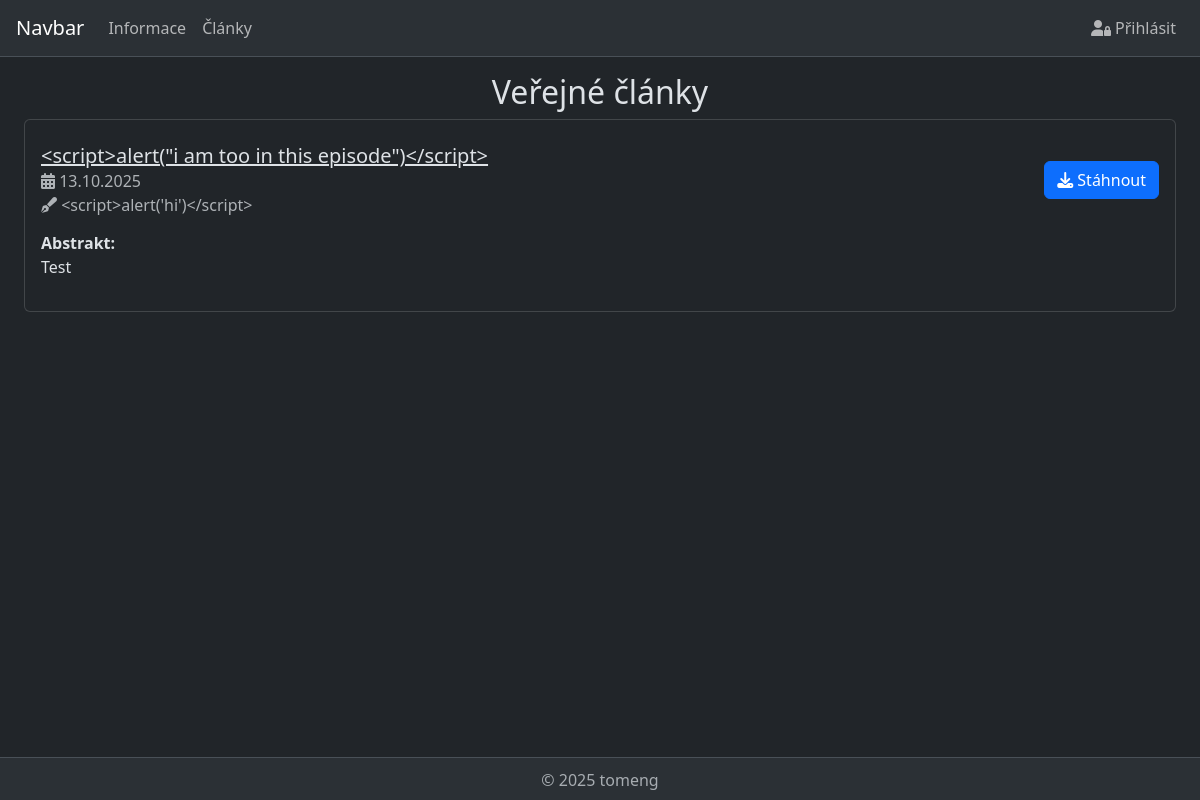
The page /clanky.php on the database as committed earlier.
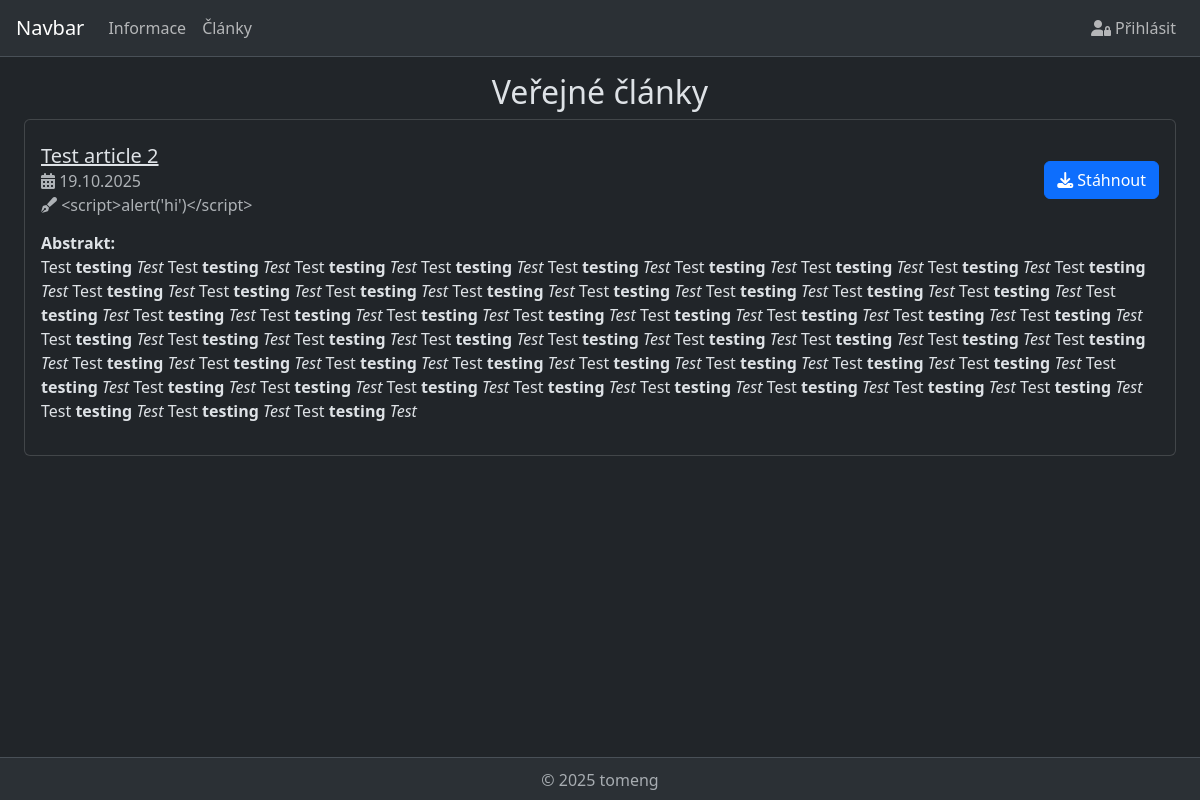
The same page on the database as committed later.
### tables this page shows
CREATE TABLE `articles` (
  `id` int(11) NOT NULL AUTO_INCREMENT,
  `title` text NOT NULL,
  `date` date NOT NULL DEFAULT curdate(),
  `abstract` text NOT NULL,
  `file` text NOT NULL,
  `author` int(11) NOT NULL,
  `status` enum('waiting','accepted','denied') NOT NULL DEFAULT 'waiting',
  PRIMARY KEY (`id`),
  KEY `con_author` (`author`),
  CONSTRAINT `con_author` FOREIGN KEY (`author`) REFERENCES `users` (`id`)
);

CREATE TABLE `users` (
  `id` int(11) NOT NULL AUTO_INCREMENT,
  `login` text NOT NULL,
  `password` text NOT NULL,
  `name` text NOT NULL,
  `role` int(11) NOT NULL DEFAULT 1,
  `enabled` tinyint(1) NOT NULL DEFAULT 1,
  PRIMARY KEY (`id`)
);

### api/api.php (called while the page is built, shortened)
<?php
class API {
    private PDO $pdo;
    function __construct()
    {
        $servername = "localhost";
        $username = "root";
        $password = "";
        $dbname = "web_sem";
        $pdo = new PDO("mysql:host=$servername; dbname=$dbname", $username, $password);
        $pdo->setAttribute(PDO::ATTR_ERRMODE, PDO::ERRMODE_EXCEPTION);
        $this->pdo = $pdo;
    }
    function fetchSQL(string $sql, array $params, bool $all = false): array | null {
        $stmt = $this->pdo->prepare($sql);
        $stmt->execute($params);
        $res = $stmt->fetchAll(PDO::FETCH_ASSOC);
        if ($all) return $res;
        else if ($res == []) return [];
        else return $res[0];
    }
    function getUserFromId(int $id): User | ApiError {
        $sql = "SELECT * FROM users WHERE id = :id";
        $data = $this->fetchSQL($sql, ["id" => $id]);
        if ($data == null) return new ApiError(ApiErrorList::BAD_LOGIN);
        else {
            return new User($data);
        }
    }
    function getPublicArticles(): array {
        $sql = "SELECT * FROM articles WHERE status = 'accepted'";
        $data = $this->fetchSQL($sql, [], true);
        $res = [];
        if ($data != null) {
            foreach ($data as $review) $res[] = new Article($review);
        }
        return $res;
    }
}
class User {
    function __construct($data)
    {
        $this->name = $data['name'];
    }
}
class Article {
    function __construct($data) {
        $api = new API();
        $this->title = $data['title'];
        $this->date = new DateTime($data['date']);
        $this->abstract = $data['abstract'];
        $this->file = $data['file'];
        $this->author = $api->getUserFromId($data['author']);
    }
}

### clanky.php (the view, shortened to what this page needs)
<!DOCTYPE html>
<html lang="en" data-bs-theme="dark">
<head>
    <?php include('template/commonhead.php') ?>
</head>
<body>
<?php include 'template/navigation.php' ?>
<div class="mx-2 mx-md-4">
    <h2 class="text-center">Veřejné články</h2>
    <?php
    $api = new API();
    $articles = $api->getPublicArticles(); ?>
    <ul class="list-group gap-3">
        <?php foreach ($articles as $article): ?>
        <div class="card">
            <div class="card-body">
                <div class="row">
                    <div class="col-lg-10">
                        <h5 class="card-title text-decoration-underline my-2"><?=htmlspecialchars($article->title)?></h5>
                        <h6 class="card-subtitle mb-2 text-body-secondary">
                            <i class="fas fa-calendar-days"></i> <?=$article->date->format('d.m.Y')?>
                        </h6>
                        <h6 class="card-subtitle mb-2 text-body-secondary">
                            <i class="fas fa-pen-fancy"></i> <?=htmlspecialchars($article->author->name)?>
                        </h6>
                    </div>
                    <div class="btn-group col-lg-2 my-auto justify-content-end">
                        <a type="button" class="btn btn-primary flex-lg-grow-0" href="/storage/articles/<?= $article->file ?>" target="_blank">
                            <i class="fas fa-download me-1"></i>Stáhnout
                        </a>
                    </div>
                </div>
                <div class="card-text my-2">
                    <b>Abstrakt: </b>
                    <div class="abstract"><?=$article->abstract?></div>
                </div>
            </div>
        </div>
        <?php endforeach ?>
    </ul>
</div>
<?php include 'template/footer.php' ?>
</body>
</html>

### template/commonhead.php (shortened to what this page needs)
<link rel="stylesheet" href="/node_modules/bootstrap/dist/css/bootstrap.min.css">
<link rel="stylesheet" href="/node_modules/@fortawesome/fontawesome-free/css/all.min.css">

### template/navigation.php (shortened to what this page needs)
<nav class="navbar navbar-expand-lg bg-body-tertiary px-3 border-bottom mb-3">
    <a class="navbar-brand" href="/">Navbar</a>
    <div class="collapse navbar-collapse" id="navbarCollapsible">
        <ul class="navbar-nav me-auto mb-2 mb-lg-0">
            <?php
            $links = ["Informace"=>"/", "Články"=>"/clanky"];
            foreach ($links as $label => $url): ?>
            <li class="nav-item">
                <a class="nav-link <?php if (str_ends_with($_SERVER['REQUEST_URI'], $url)) echo 'active'; ?>"
                   href="<?= $url; ?>"><?=$label?></a>
            </li>
            <?php endforeach ?>
        </ul>
        <ul class="navbar-nav ms-auto mb-2 mb-lg-0">
            <?php
            if (!empty($_SESSION['login'])):
                $api = new API();
                $user = $api->getUser($_SESSION['login']);?>
                <li class="nav-item dropdown">
                    <a class="nav-link dropdown-toggle" href="#" id="userDropdown" data-bs-toggle="dropdown">
                        <i class="fas fa-user me-1"></i>
                    <?php echo htmlspecialchars($user->name) ?></a>
                    <ul class="dropdown-menu dropdown-menu-end">
                        <li><a class="dropdown-item">
                            <i class="fas fa-medal me-1"></i>Role: <?php echo Role::str($user->role) ?></a>
                        </a></li>
                        <li><hr class="dropdown-divider"></li>
                        <?php if ($user->role->value == Role::AUTHOR->value): ?>
                            <li><a class="dropdown-item" href="/author/articles">
                                <i class="fas fa-newspaper me-1"></i>Moje články
                            </a></li>
                        <?php elseif ($user->role->value == Role::EDITOR->value): ?>
                            <li><a class="dropdown-item" href="/editor/reviews">
                                <i class="fas fa-edit me-1"></i>Moje recenze
                            </a></li>
                        <?php elseif ($user->role->value >= Role::ADMIN->value): ?>
                            <li><a class="dropdown-item" href="/admin/usercontrol">
                                <i class="fas fa-users me-1"></i>Správa uživatelů
                            </a></li>
                            <li><a class="dropdown-item" href="/admin/articles">
                                    <i class="fas fa-list-ol me-1"></i>Správa článků
                                </a></li>
                        <?php endif ?>
                        <li><hr class="dropdown-divider"></li>
                        <li><a class="dropdown-item" href="#" id="logoutBtn">
                            <i class="fas fa-right-from-bracket me-1"></i>Odhlásit
                        </a></li>
                        <script>
                            $('#logoutBtn').on('click', () => {
                                $.post("/api/logout", () => location.reload())
                            })
                        </script>
                    </ul>
                </li>
            <?php else: ?>
                <a class="nav-link navbar-text" href="/login" id="loginBtn"><i class="fas fa-user-lock me-1"></i>Přihlásit</a>
            <?php endif; ?>
        </ul>
    </div>
</nav>

### template/footer.php
<footer class="border-top bg-body-tertiary text-center p-2 mt-3">
    <span class="align-middle text-secondary-emphasis">&copy; 2025 tomeng</span>
</footer>

### template/commonhead.php (style rules this page uses)
body { display: flex; flex-direction: column; min-height: 100vh; }
body > div { flex: 1; }

Rows that differ between the two databases and show on the page:
no longer on this page (row edited): articles: title "<script>alert(\"i am too in this episode\")</script>", date "13.10.2025", author.name "<script>alert('hi')</script>", abstract "Test"
now on this page (row edited): articles: title "Test article 2", date "19.10.2025", author.name "<script>alert('hi')</script>", abstract "Test testing Test Test testing Test Test testing Test Test testing Test Test testing Test Test testing Test Test testing Test Test testing Test Test testing Test Test testing Test Test testing Test Test testing Test Test testing Test Test testing Test Test testing Test Test testing Test Test testing Test Test testing Test Test testing Test Test testing Test Test testing Test Test testing Test Test testing Test Test testing Test Test testing Test Test testing Test Test testing Test Test testing Test Test testing Test Test testing Test Test testing Test Test testing Test Test testing Test Test testing Test Test testing Test Test testing Test Test testing Test Test testing Test Test testing…"
